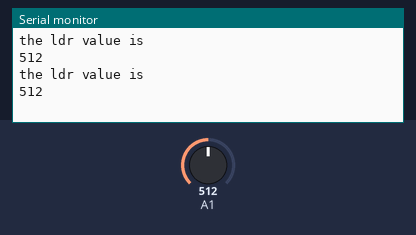
Simulated run of this sketch. Board: Arduino Uno, built with avr-gcc and run on an emulated ATmega328P. On the bench: the last lines printed to the serial monitor. The test bench sets the inputs (shaded band); at power-on: A1 = 512.

Above: at 2.8 s.
2.9 s: A1 set to 716
At 4.6 s:
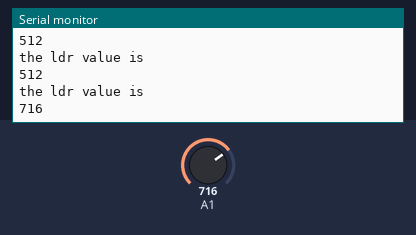
5.6 s: A1 set to 900
At 7.4 s:
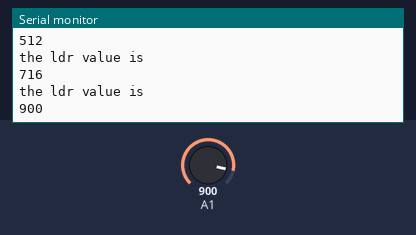
Timing chart, 0 to 8.9 s (numbered marks = the images above; inputs shaded):
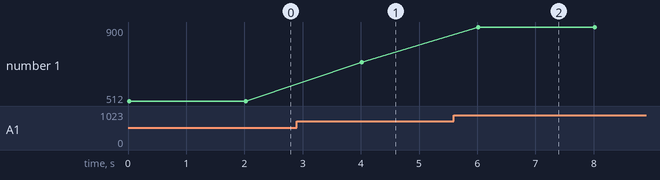

Measured:
- after the input at 2.9 s, the serial monitor: prints a new line after 1.1 s (image 1)
- after the input at 5.6 s, the serial monitor: prints a new line after 0.42 s (image 2)
- plotted number 1: 512 → 716 after the input at 2.9 s, 716 → 900 after the input at 5.6 s

The sketch:

ldrcode.ino
```cpp
void setup() {
  // put your setup code here, to run once:
Serial.begin(9600);
}

void loop() {
  // put your main code here, to run repeatedly:
int a =analogRead(15);
Serial.println("the ldr value is");
Serial.println(a);
delay(2000);
}
```
